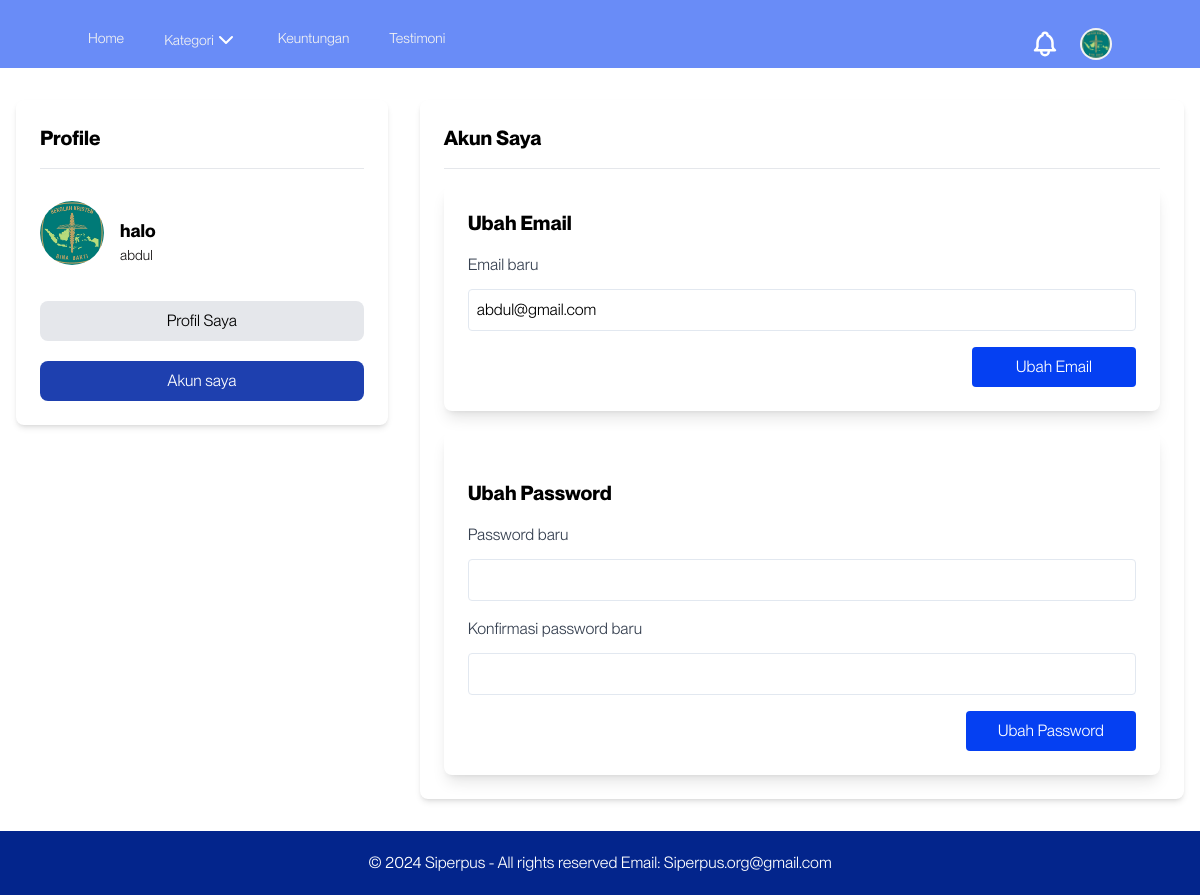
Screenshot of /app/public/users/edit_acc.php (signed in) with the database file from the repository.
### tables this page shows
CREATE TABLE `users` (
  `user_id` int NOT NULL,
  `nama_lengkap` varchar(255) NOT NULL,
  `email` varchar(255) NOT NULL,
  `username` varchar(50) NOT NULL,
  `password` varchar(255) NOT NULL,
  `role` enum('anggota','staff') NOT NULL DEFAULT 'anggota',
  `photo` varchar(255) DEFAULT NULL,
  `no_hp` varchar(15) DEFAULT NULL,
  `verification_code` varchar(225) DEFAULT NULL,
  `verified` tinyint(1) DEFAULT '0',
  `created_at` timestamp NOT NULL DEFAULT CURRENT_TIMESTAMP
);

### app/public/users/edit_acc.php (the view, shortened to what this page needs)
<?php
$database = new Database();
$db = $database->getConnection();
$user_id = $_SESSION['user_id'];
$query = "SELECT username, photo, email FROM users WHERE user_id = ?";
$stmt = $db->prepare($query);
$stmt->execute([$user_id]);
$user = $stmt->fetch(PDO::FETCH_ASSOC);
$username = htmlspecialchars($user['username'] ?? '');
$photo = htmlspecialchars($user['photo'] ?? '');
$email = htmlspecialchars($user['email'] ?? '');
?>
<!DOCTYPE html>
<html lang="en">
<head>
    <link rel="stylesheet" href="../css/output.css">
</head>
<body>
    <?php include "../include/header.php" ?>
    <div class="flex">
        <?php include "./sidebar_profile.php" ?>
        <div class="container mx-auto px-4 py-8">
            <div class="bg-white shadow-md rounded-lg overflow-x-auto p-6">
                <h1 class="text-xl font-bold mb-4">Akun Saya</h1>
                <hr class="mt-2 mb-4">
                <div class="bg-white shadow-lg rounded-lg overflow-x-auto p-6">
                    <h2 class="text-xl font-bold mb-4">Ubah Email</h2>
                    <form action="" method="POST">
                        <div class="mb-4">
                            <label for="new_email" class="block text-gray-700 font-medium mb-2">Email baru</label>
                            <input type="email" name="new_email" id="new_email" value="<?= $email ?>" class="border-slate-200 placeholder-slate-400 contrast-more:border-slate-400 contrast-more:placeholder-slate-500 w-full p-2 border rounded mt-1">
                        </div>
                        <div class="flex items-center justify-end">
                            <button type="submit" class="bg-primary-10 hover:bg-icon_color text-white font-medium py-2 px-11 rounded focus:outline-none focus:shadow-outline">Ubah Email</button>
                        </div>
                    </form>
                </div>
                <div class="bg-white shadow-lg rounded-lg overflow-x-auto p-6 mt-5">
                    <h2 class="text-xl font-bold mb-4 mt-6">Ubah Password</h2>
                    <form action="" method="POST">
                        <div class="mb-4">
                            <label for="new_password" class="block text-gray-700 font-medium mb-2">Password baru</label>
                            <input type="password" name="new_password" id="new_password" class="border-slate-200 placeholder-slate-400 contrast-more:border-slate-400 contrast-more:placeholder-slate-500 w-full p-2 border rounded mt-1">
                        </div>
                        <div class="mb-4">
                            <label for="confirm_new_password" class="block text-gray-700 font-medium mb-2">Konfirmasi password baru</label>
                            <input type="password" name="confirm_new_password" id="confirm_new_password" class="border-slate-200 placeholder-slate-400 contrast-more:border-slate-400 contrast-more:placeholder-slate-500 w-full p-2 border rounded mt-1">
                        </div>
                        <div class="flex items-center justify-end">
                            <button type="submit" class="bg-primary-10 hover:bg-icon_color text-white font-medium py-2 px-8 rounded focus:outline-none focus:shadow-outline">Ubah Password</button>
                        </div>
                    </form>
                </div>
            </div>
        </div>
    </div>
    <?php include "../include/footer.php" ?>
</body>
</html>

### app/public/include/header.php (shortened to what this page needs)
<?php
$database = new Database();
$db = $database->getConnection();
$user = null;
if (isset($_SESSION['user_id'])) {
    $user_id = $_SESSION['user_id'];
    $query = "SELECT photo FROM users WHERE user_id = ?";
    $stmt = $db->prepare($query);
    $stmt->execute([$user_id]);
    $user = $stmt->fetch(PDO::FETCH_ASSOC);
}
?>
<div class="bg-transparent sticky top-0 z-50">
    <header class="text-bg_color p-2 text-sm bg-primary-10 backdrop-blur bg-opacity-60">
        <div class="container mx-auto flex justify-between mt-5">
            <div class="flex">
                <nav>
                    <ul class="flex space-x-10">
                        <li>
                            <a href="<?php echo isset($_SESSION['user_id']) ? '../users/home_user.php' : '../index.php'; ?>" class="transition-all duration-200 hover:rounded-lg hover:text-black hover:bg-secondary_bg hover:px-4 hover:py-1">Home</a>
                        </li>
                        <li class="relative">
                            <a href="../book/all_book.php" id="kategoriMenu" class="flex items-center transition-all duration-200 hover:px-4 hover:py-1">
                                Kategori
                                <span class="my-auto"><img src="../assets/arrow-down.svg" alt=""></span>
                            </a>
                        </li>
                        <li><a href="<?php echo isset($_SESSION['user_id']) ? '../users/home_user.php#keuntungan' : '../index.php#keuntungan'; ?>" class="transition-all duration-200 hover:rounded-lg hover:text-black hover:bg-secondary_bg hover:px-4 hover:py-1">Keuntungan</a></li>
                        <li><a href="<?php echo isset($_SESSION['user_id']) ? '../users/home_user.php#testimoni' : '../index.php#testimoni'; ?>" class="transition-all duration-200 hover:rounded-lg hover:text-black hover:bg-secondary_bg hover:px-4 hover:py-1">Testimoni</a></li>
                    </ul>
                </nav>
            </div>
            <div class="flex items-center space-x-5">
                <?php if (isset($_SESSION['role']) && $_SESSION['role'] == 'anggota'): ?>
                    <div class="relative">
                        <a href="#" id="notificationIcon" class="relative">
                            <img src="../assets/bell.svg" alt="Notifications">
                        </a>
                    </div>
                    <div class="relative">
                        <button class="flex items-center space-x-2" id="userMenuButton">
                            <?php if ($user && !empty($user['photo'])): ?>
                                <img src="<?= htmlspecialchars($user['photo']) ?>" alt="Profile" class="w-8 h-8 rounded-full bg-bg_color p-0.5">
                            <?php else: ?>
                                <img src="../assets/user-circle.svg" alt="Profile">
                            <?php endif; ?>
                        </button>
                    </div>
                <?php endif; ?>
            </div>
        </div>
    </header>
</div>

### app/public/users/sidebar_profile.php
<?php
$current_page = basename($_SERVER['PHP_SELF']);
?>
<div class="container mx-auto px-4 py-8 w-1/2">
    <div class="bg-white rounded-lg overflow-x-auto p-6 shadow-md">
        <h1 class="text-xl font-bold mb-4">Profile</h1>
        <hr>
        <div class="flex items-center mt-8">
            <div class="foto">
                <img src="<?= htmlspecialchars($photo) ?>" alt="Profile Photo" class="mr-4 w-16 h-auto rounded-full mb-4">
            </div>
            <div class="">
                <h3 class="text-lg font-semibold">halo</h3>
                <h3 class="text-sm text-p_font"><?= $username ?></h3>
            </div>
        </div>
        <h1 class="text-bg_color text-center px-2 py-2 w-full mx-auto mt-5 rounded-lg" style="background-color: <?= ($current_page == 'profile.php') ? '#1e40af' : '#e5e7eb'; ?>; color: <?= ($current_page == 'profile.php') ? 'white' : 'black'; ?>;">
            <a href="./profile.php" style="color: inherit;">Profil Saya</a>
        </h1>
        <h1 class="text-center px-2 py-2 w-full mx-auto mt-5 rounded-lg" style="background-color: <?= ($current_page == 'edit_acc.php') ? '#1e40af' : '#e5e7eb'; ?>; color: <?= ($current_page == 'edit_acc.php') ? 'white' : 'black'; ?>;">
            <a href="./edit_acc.php" style="color: inherit;">Akun saya</a>
        </h1>
    </div>
</div>

### rows the page displays
users: photo (picture), username "abdul", new_email "abdul@gmail.com"
